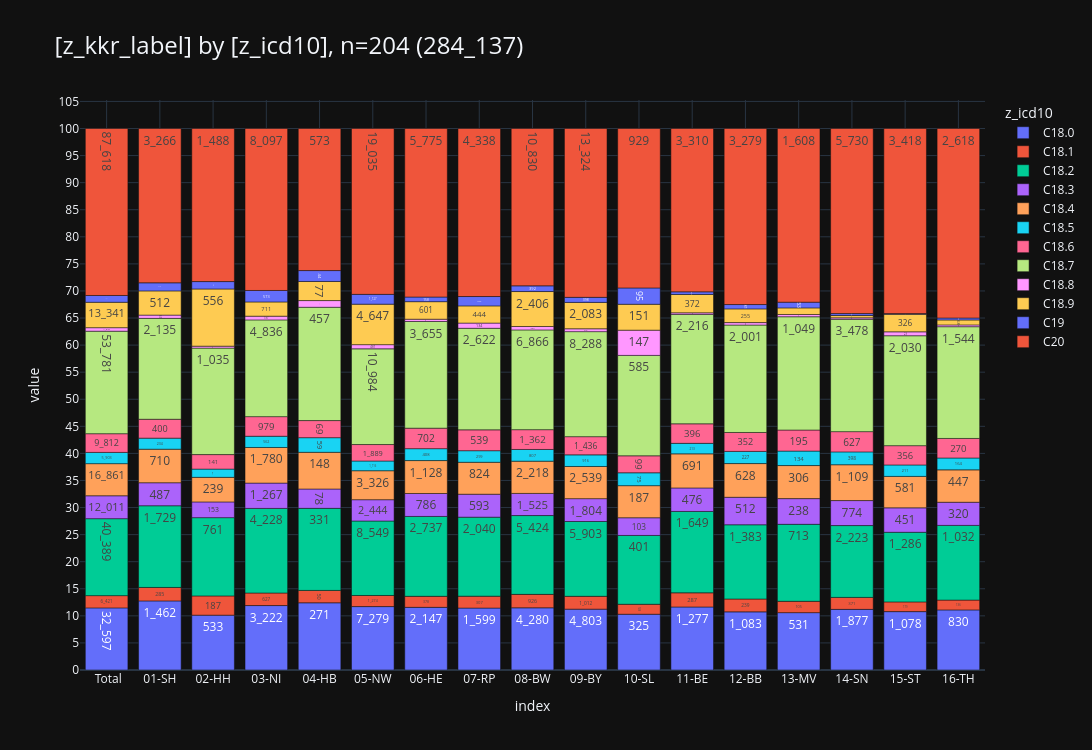
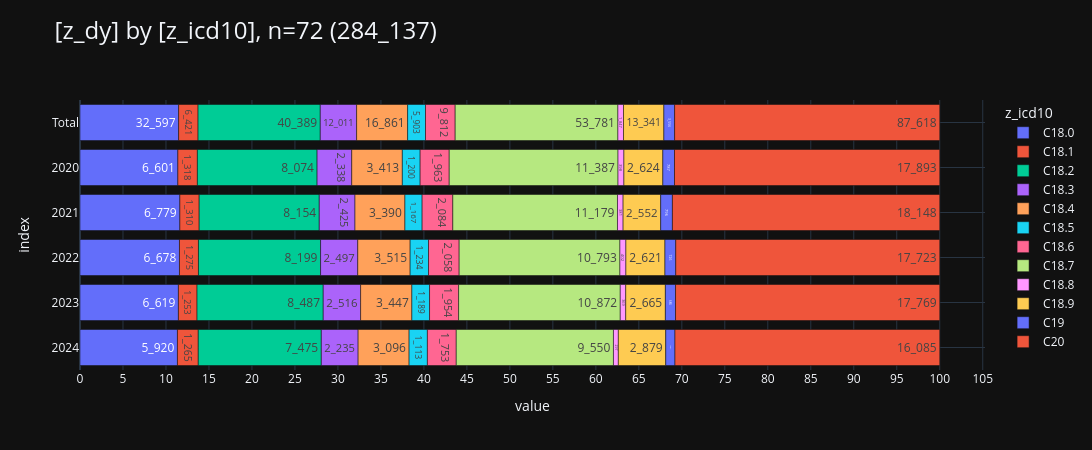

The code cell stored with these charts, in order, in its notebook:
### Markdown cell above
### <a id='toc1_3_3_'></a>[Fallzahlen C18-C20 nach Viersteller](#toc0_)
- Filter: `C18-20`
> 💡 `C19` darf eigentlich nicht verwendet werden, wird von Krebsgesellschaft nicht akzeptiert

### Code cell
hlp.print_filter(filter_default)

_df = con.sql(f"""--sql
    select
        z_dy::text as z_dy,
        z_kkr_label,
        z_icd10,
    from Tumor
    where {filter_default}
""").to_df()
_=pls.plot_stacked_bars(_df[["z_kkr_label", "z_icd10"]], orientation="v", height=750, show_total=True, relative=True)
_=pls.plot_stacked_bars(_df[["z_dy", "z_icd10"]], orientation="h", height=450, show_total=True, relative=True)

### Figure 1 — Plotly figure (JSON) as saved in the notebook; plotly's stock layout.template omitted (floating-point values rounded to 4 significant figures)
{"data": [{"hovertemplate": "col=C18.0<br>index=%{x}<br>value=%{y}<br>cnt_str=%{text}<extra></extra>", "legendgroup": "C18.0", "marker": {"color": "#636EFA", "pattern": {"shape": ""}}, "name": "C18.0", "orientation": "v", "showlegend": true, "text": ["32_597", "1_462", "533", "3_222", "271", "7_279", "2_147", "1_599", "4_280", "4_803", "325", "1_277", "1_083", "531", "1_877", "1_078", "830"], "textposition": "auto", "type": "bar", "x": [" Total", "01-SH", "02-HH", "03-NI", "04-HB", "05-NW", "06-HE", "07-RP", "08-BW", "09-BY", "10-SL", "11-BE", "12-BB", "13-MV", "14-SN", "15-ST", "16-TH"], "xaxis": "x", "y": [32597, 1462, 533, 3222, 271, 7279, 2147, 1599, 4280, 4803, 325, 1277, 1083, 531, 1877, 1078, 830], "yaxis": "y"}, {"hovertemplate": "col=C18.1<br>index=%{x}<br>value=%{y}<br>cnt_str=%{text}<extra></extra>", "legendgroup": "C18.1", "marker": {"color": "#EF553B", "pattern": {"shape": ""}}, "name": "C18.1", "orientation": "v", "showlegend": true, "text": ["6_421", "285", "187", "627", "50", "1_274", "378", "307", "926", "1_012", "58", "287", "239", "105", "371", "179", "136"], "textposition": "auto", "type": "bar", "x": [" Total", "01-SH", "02-HH", "03-NI", "04-HB", "05-NW", "06-HE", "07-RP", "08-BW", "09-BY", "10-SL", "11-BE", "12-BB", "13-MV", "14-SN", "15-ST", "16-TH"], "xaxis": "x", "y": [6421, 285, 187, 627, 50, 1274, 378, 307, 926, 1012, 58, 287, 239, 105, 371, 179, 136], "yaxis": "y"}, {"hovertemplate": "col=C18.2<br>index=%{x}<br>value=%{y}<br>cnt_str=%{text}<extra></extra>", "legendgroup": "C18.2", "marker": {"color": "#00CC96", "pattern": {"shape": ""}}, "name": "C18.2", "orientation": "v", "showlegend": true, "text": ["40_389", "1_729", "761", "4_228", "331", "8_549", "2_737", "2_040", "5_424", "5_903", "401", "1_649", "1_383", "713", "2_223", "1_286", "1_032"], "textposition": "auto", "type": "bar", "x": [" Total", "01-SH", "02-HH", "03-NI", "04-HB", "05-NW", "06-HE", "07-RP", "08-BW", "09-BY", "10-SL", "11-BE", "12-BB", "13-MV", "14-SN", "15-ST", "16-TH"], "xaxis": "x", "y": [40389, 1729, 761, 4228, 331, 8549, 2737, 2040, 5424, 5903, 401, 1649, 1383, 713, 2223, 1286, 1032], "yaxis": "y"}, {"hovertemplate": "col=C18.3<br>index=%{x}<br>value=%{y}<br>cnt_str=%{text}<extra></extra>", "legendgroup": "C18.3", "marker": {"color": "#AB63FA", "pattern": {"shape": ""}}, "name": "C18.3", "orientation": "v", "showlegend": true, "text": ["12_011", "487", "153", "1_267", "78", "2_444", "786", "593", "1_525", "1_804", "103", "476", "512", "238", "774", "451", "320"], "textposition": "auto", "type": "bar", "x": [" Total", "01-SH", "02-HH", "03-NI", "04-HB", "05-NW", "06-HE", "07-RP", "08-BW", "09-BY", "10-SL", "11-BE", "12-BB", "13-MV", "14-SN", "15-ST", "16-TH"], "xaxis": "x", "y": [12011, 487, 153, 1267, 78, 2444, 786, 593, 1525, 1804, 103, 476, 512, 238, 774, 451, 320], "yaxis": "y"}, {"hovertemplate": "col=C18.4<br>index=%{x}<br>value=%{y}<br>cnt_str=%{text}<extra></extra>", "legendgroup": "C18.4", "marker": {"color": "#FFA15A", "pattern": {"shape": ""}}, "name": "C18.4", "orientation": "v", "showlegend": true, "text": ["16_861", "710", "239", "1_780", "148", "3_326", "1_128", "824", "2_218", "2_539", "187", "691", "628", "306", "1_109", "581", "447"], "textposition": "auto", "type": "bar", "x": [" Total", "01-SH", "02-HH", "03-NI", "04-HB", "05-NW", "06-HE", "07-RP", "08-BW", "09-BY", "10-SL", "11-BE", "12-BB", "13-MV", "14-SN", "15-ST", "16-TH"], "xaxis": "x", "y": [16861, 710, 239, 1780, 148, 3326, 1128, 824, 2218, 2539, 187, 691, 628, 306, 1109, 581, 447], "yaxis": "y"}, {"hovertemplate": "col=C18.5<br>index=%{x}<br>value=%{y}<br>cnt_str=%{text}<extra></extra>", "legendgroup": "C18.5", "marker": {"color": "#19D3F3", "pattern": {"shape": ""}}, "name": "C18.5", "orientation": "v", "showlegend": true, "text": ["5_903", "234", "80", "562", "59", "1_116", "408", "299", "807", "916", "75", "213", "227", "134", "398", "211", "164"], "textposition": "auto", "type": "bar", "x": [" Total", "01-SH", "02-HH", "03-NI", "04-HB", "05-NW", "06-HE", "07-RP", "08-BW", "09-BY", "10-SL", "11-BE", "12-BB", "13-MV", "14-SN", "15-ST", "16-TH"], "xaxis": "x", "y": [5903, 234, 80, 562, 59, 1116, 408, 299, 807, 916, 75, 213, 227, 134, 398, 211, 164], "yaxis": "y"}, {"hovertemplate": "col=C18.6<br>index=%{x}<br>value=%{y}<br>cnt_str=%{text}<extra></extra>", "legendgroup": "C18.6", "marker": {"color": "#FF6692", "pattern": {"shape": ""}}, "name": "C18.6", "orientation": "v", "showlegend": true, "text": ["9_812", "400", "141", "979", "69", "1_889", "702", "539", "1_362", "1_436", "99", "396", "352", "195", "627", "356", "270"], "textposition": "auto", "type": "bar", "x": [" Total", "01-SH", "02-HH", "03-NI", "04-HB", "05-NW", "06-HE", "07-RP", "08-BW", "09-BY", "10-SL", "11-BE", "12-BB", "13-MV", "14-SN", "15-ST", "16-TH"], "xaxis": "x", "y": [9812, 400, 141, 979, 69, 1889, 702, 539, 1362, 1436, 99, 396, 352, 195, 627, 356, 270], "yaxis": "y"}, {"hovertemplate": "col=C18.7<br>index=%{x}<br>value=%{y}<br>cnt_str=%{text}<extra></extra>", "legendgroup": "C18.7", "marker": {"color": "#B6E880", "pattern": {"shape": ""}}, "name": "C18.7", "orientation": "v", "showlegend": true, "text": ["53_781", "2_135", "1_035", "4_836", "457", "10_984", "3_655", "2_622", "6_866", "8_288", "585", "2_216", "2_001", "1_049", "3_478", "2_030", "1_544"], "textposition": "auto", "type": "bar", "x": [" Total", "01-SH", "02-HH", "03-NI", "04-HB", "05-NW", "06-HE", "07-RP", "08-BW", "09-BY", "10-SL", "11-BE", "12-BB", "13-MV", "14-SN", "15-ST", "16-TH"], "xaxis": "x", "y": [53781, 2135, 1035, 4836, 457, 10984, 3655, 2622, 6866, 8288, 585, 2216, 2001, 1049, 3478, 2030, 1544], "yaxis": "y"}, {"hovertemplate": "col=C18.8<br>index=%{x}<br>value=%{y}<br>cnt_str=%{text}<extra></extra>", "legendgroup": "C18.8", "marker": {"color": "#FF97FF", "pattern": {"shape": ""}}, "name": "C18.8", "orientation": "v", "showlegend": true, "text": ["1_847", "69", "19", "187", "27", "481", "79", "134", "236", "226", "147", "33", "46", "21", "45", "72", "25"], "textposition": "auto", "type": "bar", "x": [" Total", "01-SH", "02-HH", "03-NI", "04-HB", "05-NW", "06-HE", "07-RP", "08-BW", "09-BY", "10-SL", "11-BE", "12-BB", "13-MV", "14-SN", "15-ST", "16-TH"], "xaxis": "x", "y": [1847, 69, 19, 187, 27, 481, 79, 134, 236, 226, 147, 33, 46, 21, 45, 72, 25], "yaxis": "y"}, {"hovertemplate": "col=C18.9<br>index=%{x}<br>value=%{y}<br>cnt_str=%{text}<extra></extra>", "legendgroup": "C18.9", "marker": {"color": "#FECB52", "pattern": {"shape": ""}}, "name": "C18.9", "orientation": "v", "showlegend": true, "text": ["13_341", "512", "556", "711", "77", "4_647", "601", "444", "2_406", "2_083", "151", "372", "255", "61", "71", "326", "68"], "textposition": "auto", "type": "bar", "x": [" Total", "01-SH", "02-HH", "03-NI", "04-HB", "05-NW", "06-HE", "07-RP", "08-BW", "09-BY", "10-SL", "11-BE", "12-BB", "13-MV", "14-SN", "15-ST", "16-TH"], "xaxis": "x", "y": [13341, 512, 556, 711, 77, 4647, 601, 444, 2406, 2083, 151, 372, 255, 61, 71, 326, 68], "yaxis": "y"}, {"hovertemplate": "col=C19<br>index=%{x}<br>value=%{y}<br>cnt_str=%{text}<extra></extra>", "legendgroup": "C19", "marker": {"color": "#636EFA", "pattern": {"shape": ""}}, "name": "C19", "orientation": "v", "showlegend": true, "text": ["3_556", "171", "72", "573", "44", "1_127", "158", "242", "392", "398", "95", "53", "81", "53", "60", "10", "27"], "textposition": "auto", "type": "bar", "x": [" Total", "01-SH", "02-HH", "03-NI", "04-HB", "05-NW", "06-HE", "07-RP", "08-BW", "09-BY", "10-SL", "11-BE", "12-BB", "13-MV", "14-SN", "15-ST", "16-TH"], "xaxis": "x", "y": [3556, 171, 72, 573, 44, 1127, 158, 242, 392, 398, 95, 53, 81, 53, 60, 10, 27], "yaxis": "y"}, {"hovertemplate": "col=C20<br>index=%{x}<br>value=%{y}<br>cnt_str=%{text}<extra></extra>", "legendgroup": "C20", "marker": {"color": "#EF553B", "pattern": {"shape": ""}}, "name": "C20", "orientation": "v", "showlegend": true, "text": ["87_618", "3_266", "1_488", "8_097", "573", "19_035", "5_775", "4_338", "10_830", "13_324", "929", "3_310", "3_279", "1_608", "5_730", "3_418", "2_618"], "textposition": "auto", "type": "bar", "x": [" Total", "01-SH", "02-HH", "03-NI", "04-HB", "05-NW", "06-HE", "07-RP", "08-BW", "09-BY", "10-SL", "11-BE", "12-BB", "13-MV", "14-SN", "15-ST", "16-TH"], "xaxis": "x", "y": [87618, 3266, 1488, 8097, 573, 19035, 5775, 4338, 10830, 13324, 929, 3310, 3279, 1608, 5730, 3418, 2618], "yaxis": "y"}], "layout": {"barmode": "relative", "barnorm": "percent", "height": 750, "legend": {"title": {"text": "z_icd10"}, "tracegroupgap": 0, "traceorder": "normal"}, "title": {"font": {"size": 24}, "text": "[z_kkr_label] by [z_icd10], n=204 (284_137)", "xanchor": "left", "y": 0.95, "yanchor": "top"}, "width": 1600, "xaxis": {"anchor": "y", "categoryarray": [" Total", "01-SH", "02-HH", "03-NI", "04-HB", "05-NW", "06-HE", "07-RP", "08-BW", "09-BY", "10-SL", "11-BE", "12-BB", "13-MV", "14-SN", "15-ST", "16-TH"], "categoryorder": "array", "domain": [0, 1], "gridwidth": 1, "showgrid": true, "title": {"text": "index"}}, "yaxis": {"anchor": "x", "domain": [0, 1], "dtick": 5, "gridwidth": 1, "showgrid": true, "title": {"text": "value"}}}}

### Figure 2 — Plotly figure (JSON) as saved in the notebook; plotly's stock layout.template omitted (floating-point values rounded to 4 significant figures)
{"data": [{"hovertemplate": "col=C18.0<br>value=%{x}<br>index=%{y}<br>cnt_str=%{text}<extra></extra>", "legendgroup": "C18.0", "marker": {"color": "#636EFA", "pattern": {"shape": ""}}, "name": "C18.0", "orientation": "h", "showlegend": true, "text": ["32_597", "6_601", "6_779", "6_678", "6_619", "5_920"], "textposition": "auto", "type": "bar", "x": [32597, 6601, 6779, 6678, 6619, 5920], "xaxis": "x", "y": [" Total", "2020", "2021", "2022", "2023", "2024"], "yaxis": "y"}, {"hovertemplate": "col=C18.1<br>value=%{x}<br>index=%{y}<br>cnt_str=%{text}<extra></extra>", "legendgroup": "C18.1", "marker": {"color": "#EF553B", "pattern": {"shape": ""}}, "name": "C18.1", "orientation": "h", "showlegend": true, "text": ["6_421", "1_318", "1_310", "1_275", "1_253", "1_265"], "textposition": "auto", "type": "bar", "x": [6421, 1318, 1310, 1275, 1253, 1265], "xaxis": "x", "y": [" Total", "2020", "2021", "2022", "2023", "2024"], "yaxis": "y"}, {"hovertemplate": "col=C18.2<br>value=%{x}<br>index=%{y}<br>cnt_str=%{text}<extra></extra>", "legendgroup": "C18.2", "marker": {"color": "#00CC96", "pattern": {"shape": ""}}, "name": "C18.2", "orientation": "h", "showlegend": true, "text": ["40_389", "8_074", "8_154", "8_199", "8_487", "7_475"], "textposition": "auto", "type": "bar", "x": [40389, 8074, 8154, 8199, 8487, 7475], "xaxis": "x", "y": [" Total", "2020", "2021", "2022", "2023", "2024"], "yaxis": "y"}, {"hovertemplate": "col=C18.3<br>value=%{x}<br>index=%{y}<br>cnt_str=%{text}<extra></extra>", "legendgroup": "C18.3", "marker": {"color": "#AB63FA", "pattern": {"shape": ""}}, "name": "C18.3", "orientation": "h", "showlegend": true, "text": ["12_011", "2_338", "2_425", "2_497", "2_516", "2_235"], "textposition": "auto", "type": "bar", "x": [12011, 2338, 2425, 2497, 2516, 2235], "xaxis": "x", "y": [" Total", "2020", "2021", "2022", "2023", "2024"], "yaxis": "y"}, {"hovertemplate": "col=C18.4<br>value=%{x}<br>index=%{y}<br>cnt_str=%{text}<extra></extra>", "legendgroup": "C18.4", "marker": {"color": "#FFA15A", "pattern": {"shape": ""}}, "name": "C18.4", "orientation": "h", "showlegend": true, "text": ["16_861", "3_413", "3_390", "3_515", "3_447", "3_096"], "textposition": "auto", "type": "bar", "x": [16861, 3413, 3390, 3515, 3447, 3096], "xaxis": "x", "y": [" Total", "2020", "2021", "2022", "2023", "2024"], "yaxis": "y"}, {"hovertemplate": "col=C18.5<br>value=%{x}<br>index=%{y}<br>cnt_str=%{text}<extra></extra>", "legendgroup": "C18.5", "marker": {"color": "#19D3F3", "pattern": {"shape": ""}}, "name": "C18.5", "orientation": "h", "showlegend": true, "text": ["5_903", "1_200", "1_167", "1_234", "1_189", "1_113"], "textposition": "auto", "type": "bar", "x": [5903, 1200, 1167, 1234, 1189, 1113], "xaxis": "x", "y": [" Total", "2020", "2021", "2022", "2023", "2024"], "yaxis": "y"}, {"hovertemplate": "col=C18.6<br>value=%{x}<br>index=%{y}<br>cnt_str=%{text}<extra></extra>", "legendgroup": "C18.6", "marker": {"color": "#FF6692", "pattern": {"shape": ""}}, "name": "C18.6", "orientation": "h", "showlegend": true, "text": ["9_812", "1_963", "2_084", "2_058", "1_954", "1_753"], "textposition": "auto", "type": "bar", "x": [9812, 1963, 2084, 2058, 1954, 1753], "xaxis": "x", "y": [" Total", "2020", "2021", "2022", "2023", "2024"], "yaxis": "y"}, {"hovertemplate": "col=C18.7<br>value=%{x}<br>index=%{y}<br>cnt_str=%{text}<extra></extra>", "legendgroup": "C18.7", "marker": {"color": "#B6E880", "pattern": {"shape": ""}}, "name": "C18.7", "orientation": "h", "showlegend": true, "text": ["53_781", "11_387", "11_179", "10_793", "10_872", "9_550"], "textposition": "auto", "type": "bar", "x": [53781, 11387, 11179, 10793, 10872, 9550], "xaxis": "x", "y": [" Total", "2020", "2021", "2022", "2023", "2024"], "yaxis": "y"}, {"hovertemplate": "col=C18.8<br>value=%{x}<br>index=%{y}<br>cnt_str=%{text}<extra></extra>", "legendgroup": "C18.8", "marker": {"color": "#FF97FF", "pattern": {"shape": ""}}, "name": "C18.8", "orientation": "h", "showlegend": true, "text": ["1_847", "398", "381", "402", "369", "297"], "textposition": "auto", "type": "bar", "x": [1847, 398, 381, 402, 369, 297], "xaxis": "x", "y": [" Total", "2020", "2021", "2022", "2023", "2024"], "yaxis": "y"}, {"hovertemplate": "col=C18.9<br>value=%{x}<br>index=%{y}<br>cnt_str=%{text}<extra></extra>", "legendgroup": "C18.9", "marker": {"color": "#FECB52", "pattern": {"shape": ""}}, "name": "C18.9", "orientation": "h", "showlegend": true, "text": ["13_341", "2_624", "2_552", "2_621", "2_665", "2_879"], "textposition": "auto", "type": "bar", "x": [13341, 2624, 2552, 2621, 2665, 2879], "xaxis": "x", "y": [" Total", "2020", "2021", "2022", "2023", "2024"], "yaxis": "y"}, {"hovertemplate": "col=C19<br>value=%{x}<br>index=%{y}<br>cnt_str=%{text}<extra></extra>", "legendgroup": "C19", "marker": {"color": "#636EFA", "pattern": {"shape": ""}}, "name": "C19", "orientation": "h", "showlegend": true, "text": ["3_556", "787", "796", "726", "686", "561"], "textposition": "auto", "type": "bar", "x": [3556, 787, 796, 726, 686, 561], "xaxis": "x", "y": [" Total", "2020", "2021", "2022", "2023", "2024"], "yaxis": "y"}, {"hovertemplate": "col=C20<br>value=%{x}<br>index=%{y}<br>cnt_str=%{text}<extra></extra>", "legendgroup": "C20", "marker": {"color": "#EF553B", "pattern": {"shape": ""}}, "name": "C20", "orientation": "h", "showlegend": true, "text": ["87_618", "17_893", "18_148", "17_723", "17_769", "16_085"], "textposition": "auto", "type": "bar", "x": [87618, 17893, 18148, 17723, 17769, 16085], "xaxis": "x", "y": [" Total", "2020", "2021", "2022", "2023", "2024"], "yaxis": "y"}], "layout": {"barmode": "relative", "barnorm": "percent", "height": 450, "legend": {"title": {"text": "z_icd10"}, "tracegroupgap": 0, "traceorder": "normal"}, "title": {"font": {"size": 24}, "text": "[z_dy] by [z_icd10], n=72 (284_137)", "xanchor": "left", "y": 0.95, "yanchor": "top"}, "width": 1600, "xaxis": {"anchor": "y", "domain": [0, 1], "dtick": 5, "gridwidth": 1, "showgrid": true, "title": {"text": "value"}}, "yaxis": {"anchor": "x", "categoryarray": ["2024", "2023", "2022", "2021", "2020", " Total"], "categoryorder": "array", "domain": [0, 1], "gridwidth": 1, "showgrid": true, "title": {"text": "index"}}}}
